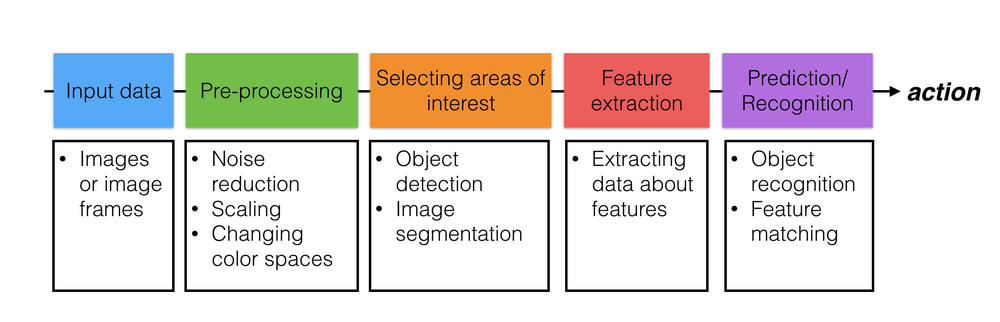
#> input picture images/cv-general-pipeline.png, 1000 x 322 px, shrunk from 2028 x 654 before the run, given in place of black_shirt.jpg, which was not available
$ jupyter execute --allow-errors 'Harris Corner Detection.ipynb'   (shell and % lines are left out)   (Python 2 division)   (text cells are left out)
#> lines starting #> are read from the running program, lines starting #| are printed output that depends on the picture; pictures that were not available may be replaced by others from this repository, and a replacement may not be noted
[cell 1]
import matplotlib.pyplot as plt
import numpy as np
import cv2


# Read in the image
image = cv2.imread('images/black_shirt.jpg')
#> image is the input picture: shape (322, 1000, 3); mean B, G, R 219.3, 222, 227.4


image_copy = np.copy(image)
image_copy = cv2.cvtColor(image_copy, cv2.COLOR_BGR2RGB)
plt.imshow(image_copy)

image2 = cv2.imread('images/skewed_chessboard.png')
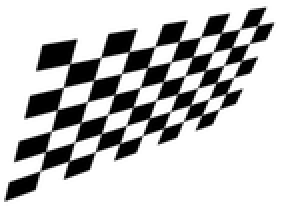
#> input picture images/skewed_chessboard.png, 144 x 103 px, shrunk from 292 x 209 before the run (shown 2 times larger)
#> image2 is the input picture: shape (103, 144, 3); min 0, max 255, mean 192.2
image_copy2 = np.copy(image2)
image_copy2 = cv2.cvtColor(image_copy2, cv2.COLOR_BGR2RGB)

[cell 2]
# Convert to grayscale
gray = cv2.cvtColor(image_copy, cv2.COLOR_BGR2GRAY)
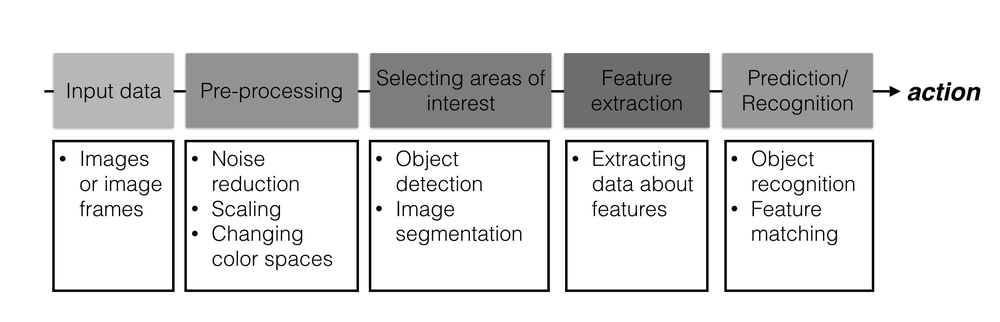
#> gray: shape (322, 1000); min 0, max 255, mean 221.8

# Convert to float type
gray = np.float32(gray)

dst = cv2.cornerHarris(gray, 2, 3, 0.04)
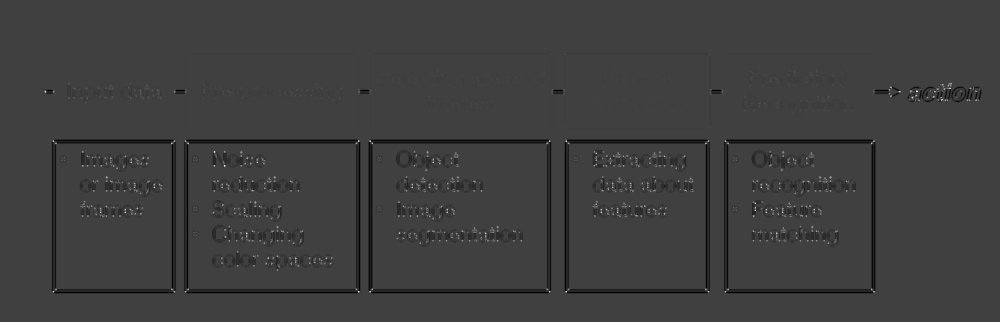
#> dst: shape (322, 1000) float32; min -132704040, max 393056768, mean -3340646.2; drawn with min black and max white
## 2 by 2 pixels. 3 sobel, 0.04 is corner(typical)

# Dilate Conrner
dst = cv2.dilate(dst, None)
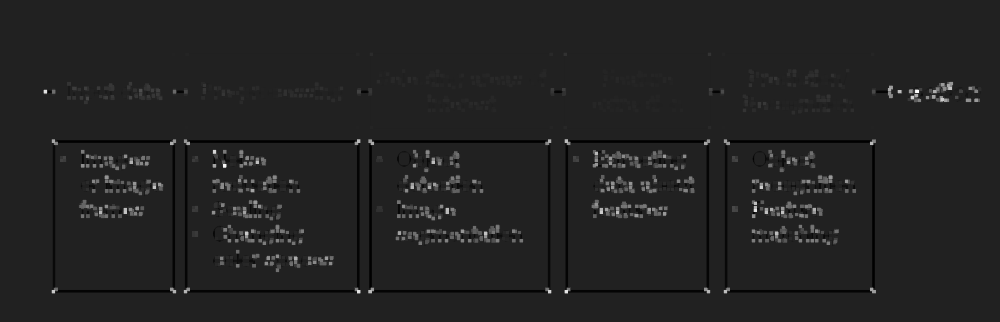
#> dst: shape (322, 1000) float32; min -58990080, max 393056768, mean 2941300; drawn with min black and max white

plt.imshow(dst, cmap='gray')

[cell 3]
# Define a threashold for extracting strong corners
# This value may vary depending on the image
thresh = 0.01*dst.max()
#> thresh = 3930567.7

# Create an image copy to draw corners on
corner_image = np.copy(image_copy)

# Iterate through all the corners and draw them on the image (if they pass the threshold)
for j in range(0, dst.shape[0]):
    for i in range(0, dst.shape[1]):
        if(dst[j,i] > thresh):
            cv2.circle(corner_image, (i, j), 2, (0,255,0), 1)
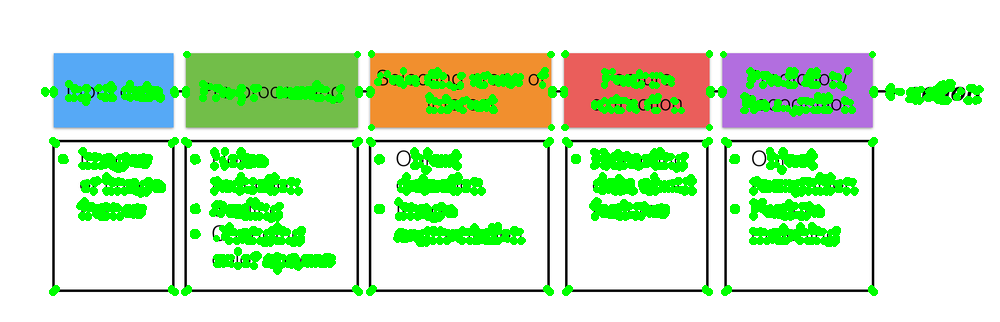
#> corner_image: shape (322, 1000, 3); mean R, G, B 203.2, 232.5, 196.6

plt.imshow(corner_image)

[cell 4]
# Convert to grayscale
gray = cv2.cvtColor(image_copy2, cv2.COLOR_BGR2GRAY)
#> gray: shape (103, 144)

# Convert to float type
gray = np.float32(gray)

dst = cv2.cornerHarris(gray, 2, 3, 0.04)
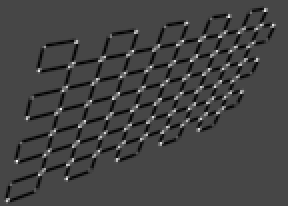
#> dst: shape (103, 144) float32 (shown 2 times larger); min -112197968, max 293189632, mean -5027033.5; drawn with min black and max white
## 2 by 2 pixels. 3 sobel, 0.04 is corner(typical)

# Dilate Conrner
dst = cv2.dilate(dst, None)
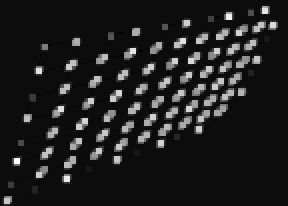
#> dst: shape (103, 144) float32 (shown 2 times larger); min -14679930, max 293189632, mean 22050760; drawn with min black and max white

plt.imshow(dst, cmap='gray')

# Define a threashold for extracting strong corners
# This value may vary depending on the image
thresh = 0.01*dst.max()
#> thresh = 2931896.3

# Create an image copy to draw corners on
corner_image = np.copy(image_copy2)

# Iterate through all the corners and draw them on the image (if they pass the threshold)
for j in range(0, dst.shape[0]):
    for i in range(0, dst.shape[1]):
        if(dst[j,i] > thresh):
            cv2.circle(corner_image, (i, j), 1, (0,255,0), 1)
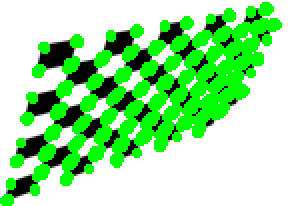
#> corner_image: shape (103, 144, 3) (shown 2 times larger); mean R, G, B 153.2, 226.8, 153.2

plt.imshow(corner_image)
